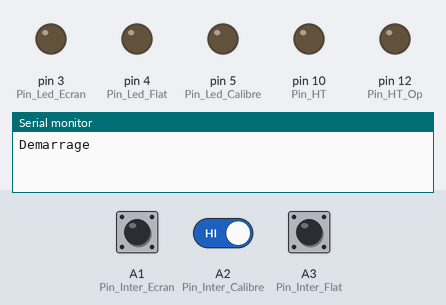
Recording of a sketch running on a simulated Arduino Uno, built with avr-gcc and run on an emulated ATmega328P. Shown: output pins drawn as LEDs (lit = HIGH), the last lines printed to the serial monitor. Dashed ring = blinking. Inputs (shaded band) come from the test bench; at power-on: A1 (Pin_Inter_Ecran) HIGH, A2 (Pin_Inter_Calibre) HIGH, A3 (Pin_Inter_Flat) HIGH.

Above: at 1.2 s.
1.3 s: A1 (Pin_Inter_Ecran) pulled LOW for 0.15 s
At 1.38 s:
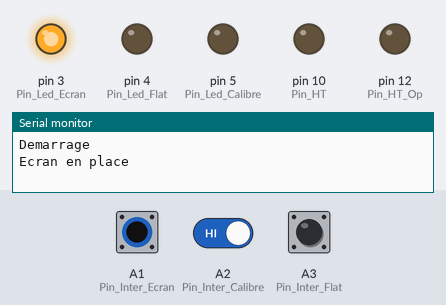
2.9 s: A1 (Pin_Inter_Ecran) pulled LOW for 3.2 s
At 7.1 s:
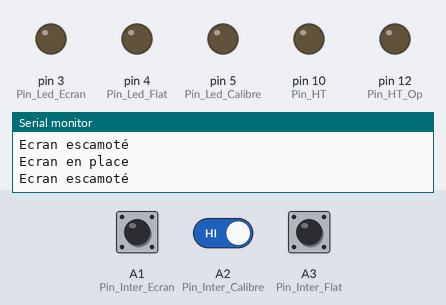
7.6 s: A1 (Pin_Inter_Ecran) driven LOW and A2 (Pin_Inter_Calibre) driven LOW
At 8.8 s:
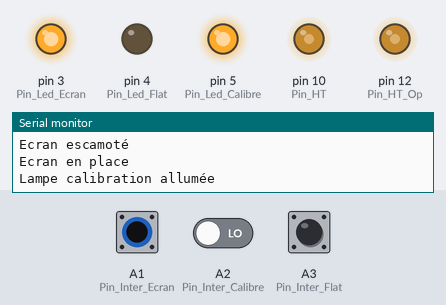
9.2 s: A1 (Pin_Inter_Ecran) driven HIGH
At 10.0 s:
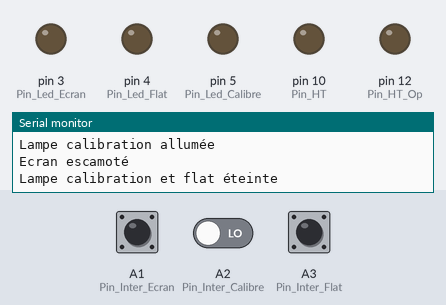
10.8 s: A1 (Pin_Inter_Ecran) pulsed LOW 2 times (0.12 s each, 0.3 s apart)
At 11.18 s:
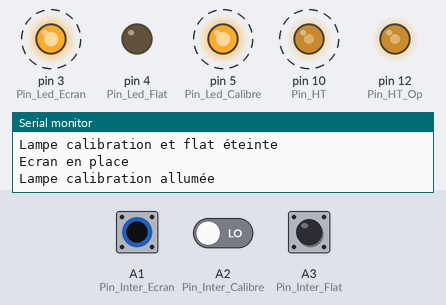
13.8 s: A1 (Pin_Inter_Ecran) driven LOW
At 14.7 s:
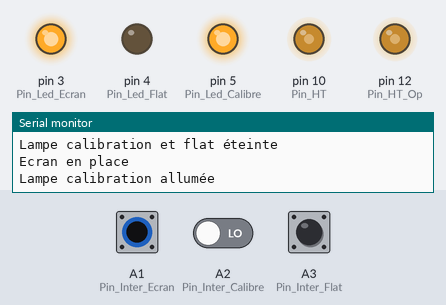
Timing chart, 0 to 16.4 s (numbered marks = the images above; inputs shaded):
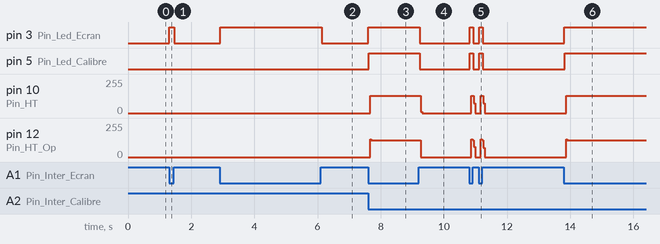

The sketch:

CalStar.ino
```cpp
  //**************************************************************
    // Commande du module de calibration Cal'Star
    // pour spectrographe Star'Ex
    // adaptation/simplification du sketch de pilotage du Calibrex dédié au Spectrographe Uvex
    // Xavier DUPONT 08/2021
    //**************************************************************

    const int Pin_Inter_Ecran = A1;
    const int Pin_Inter_Calibre = A2;
    const int Pin_Inter_Flat = A3;

    const int Pin_Flat = 8;
    const int Pin_Led_Ecran = 3;
    const int Pin_Led_Flat = 4;
    const int Pin_Led_Calibre = 5;
    const byte Pin_HT = 10;
    const byte Pin_HT_Op = 12;

    int TestEcran;
    int TestCalibre;
    int TestFlat;

    bool Ecran = false ;
    bool Calibre = false ;
    bool Flat = false ;
    byte compteur = 0 ;

    void setup()
     {
         Serial.begin(9600);
         Serial.println("Demarrage");

         //******** Initialisation du Timer2 pour déclencher les interruptions ************

         TCCR2A = 0; //default
         TCCR2B = 0b00000110; // clk/256 est incrémenté toutes les 16uS
         TIMSK2 = 0b00000001; // TOIE2
         sei();               // autorise les interruptions

         //***************** Définition des pins d'entrée/sortie **********************

         pinMode(Pin_HT, OUTPUT );
         pinMode(Pin_HT_Op, OUTPUT);
         pinMode(Pin_Led_Ecran, OUTPUT);
         pinMode(Pin_Led_Flat, OUTPUT);
         pinMode(Pin_Led_Calibre, OUTPUT);
         pinMode(Pin_Inter_Ecran, INPUT_PULLUP ); // Inter Ecran pour dark ou calibration/flat
         pinMode(Pin_Inter_Calibre, INPUT_PULLUP ); // Inter lampe de calibration
         pinMode(Pin_Inter_Flat, INPUT_PULLUP ); // Inter lampe de flat

      }

    void loop()

   {

    TestEcran = digitalRead(Pin_Inter_Ecran);
              delay(10); // anti-rebond 10ms en supplément du PULLUP...
              if (TestEcran == LOW && Ecran == false )
                  { Ecran = true;
                    digitalWrite(Pin_Led_Ecran, HIGH);
                    Serial.println("Ecran en place");
                  }
              else if (TestEcran == HIGH && Ecran == true )
                  { Ecran = false;
                     Serial.println("Ecran escamoté");
                     digitalWrite(Pin_Led_Ecran, LOW);
                  }


   if (Ecran == true)
                    {
                      TestCalibre = digitalRead(Pin_Inter_Calibre);
                              delay(10);
                              if (TestCalibre == LOW && Calibre == false)
                              {Calibre = true;
                              digitalWrite(Pin_Led_Calibre, HIGH);
                              Serial.println("Lampe calibration allumée");

                              }
                              else if (TestCalibre == HIGH && Calibre == true)
                              {Calibre = false;
                              digitalWrite(Pin_HT_Op,LOW);
                              digitalWrite(Pin_HT,LOW);
                              digitalWrite(Pin_Led_Calibre, LOW);
                              Serial.println("Lampe calibration éteinte");
                              }


                      TestFlat = digitalRead(Pin_Inter_Flat);
                              delay(10);
                              if (TestFlat == LOW && Flat == false )
                              {Flat = true;
                               digitalWrite(Pin_Flat,HIGH);
                               digitalWrite(Pin_Led_Flat, HIGH);
                               Serial.println("Lampe Flat allumée");
                              }
                              else if (TestFlat == HIGH && Flat == true )
                              {Flat = false;
                              digitalWrite(Pin_Flat, LOW);
                              digitalWrite(Pin_Led_Flat, LOW);
                              Serial.println("Lampe flat éteinte");
                              }
                    }
   else if (Calibre == true || Flat == true)
          {
          Calibre = false;
          digitalWrite(Pin_HT_Op,LOW);
          digitalWrite(Pin_HT,LOW);
          digitalWrite(Pin_Led_Calibre, LOW);
          Flat = false;
          pinMode(Pin_Flat, LOW);
          digitalWrite(Pin_Led_Flat, LOW);
          Serial.println("Lampe calibration et flat éteinte");
          }
    }

// *********** Creation du signal alternatif par le timer *************

ISR(TIMER2_OVF_vect)
{
  TCNT2 =200;

  if (Calibre == true)
  {
      if (compteur++ == 1)
      {
          compteur = 0;
          bool etat = digitalRead(Pin_HT);
          digitalWrite (Pin_HT,!etat);
          digitalWrite(Pin_HT_Op,!digitalRead(Pin_HT)); // déphasage Luciole résistance 220 K-Ohms

      }
  }
}
```

Measured:
- after the input at 1.3 s, pin 3 (Pin_Led_Ecran): LOW → HIGH at once, → LOW 0.15 s later
- after the input at 2.9 s, pin 3 (Pin_Led_Ecran): LOW → HIGH at once, → LOW 3.2 s later
- after the input at 7.6 s, pin 3 (Pin_Led_Ecran), pin 5 (Pin_Led_Calibre): LOW → HIGH at once; pin 10 (Pin_HT): 0/255 → 129/255 after 0.07 s; pin 12 (Pin_HT_Op): 0/255 → 126/255 after 0.07 s
- after the input at 9.2 s, pin 3 (Pin_Led_Ecran), pin 5 (Pin_Led_Calibre): HIGH → LOW at once; pin 10 (Pin_HT): 129/255 → 0/255 after 0.07 s; pin 12 (Pin_HT_Op): 126/255 → 0/255 after 0.07 s
- after the input at 10.8 s, pin 3 (Pin_Led_Ecran): alternates HIGH for 0.12 s and LOW for 0.18 s, 4 changes in all, then stays LOW, starting at once; pin 5 (Pin_Led_Calibre): alternates HIGH for 0.11 s and LOW for 0.19 s, 4 changes in all, then stays LOW, starting at once
- after the input at 13.8 s, pin 3 (Pin_Led_Ecran), pin 5 (Pin_Led_Calibre): LOW → HIGH at once; pin 10 (Pin_HT): 0/255 → 129/255 after 0.07 s; pin 12 (Pin_HT_Op): 0/255 → 126/255 after 0.07 s
